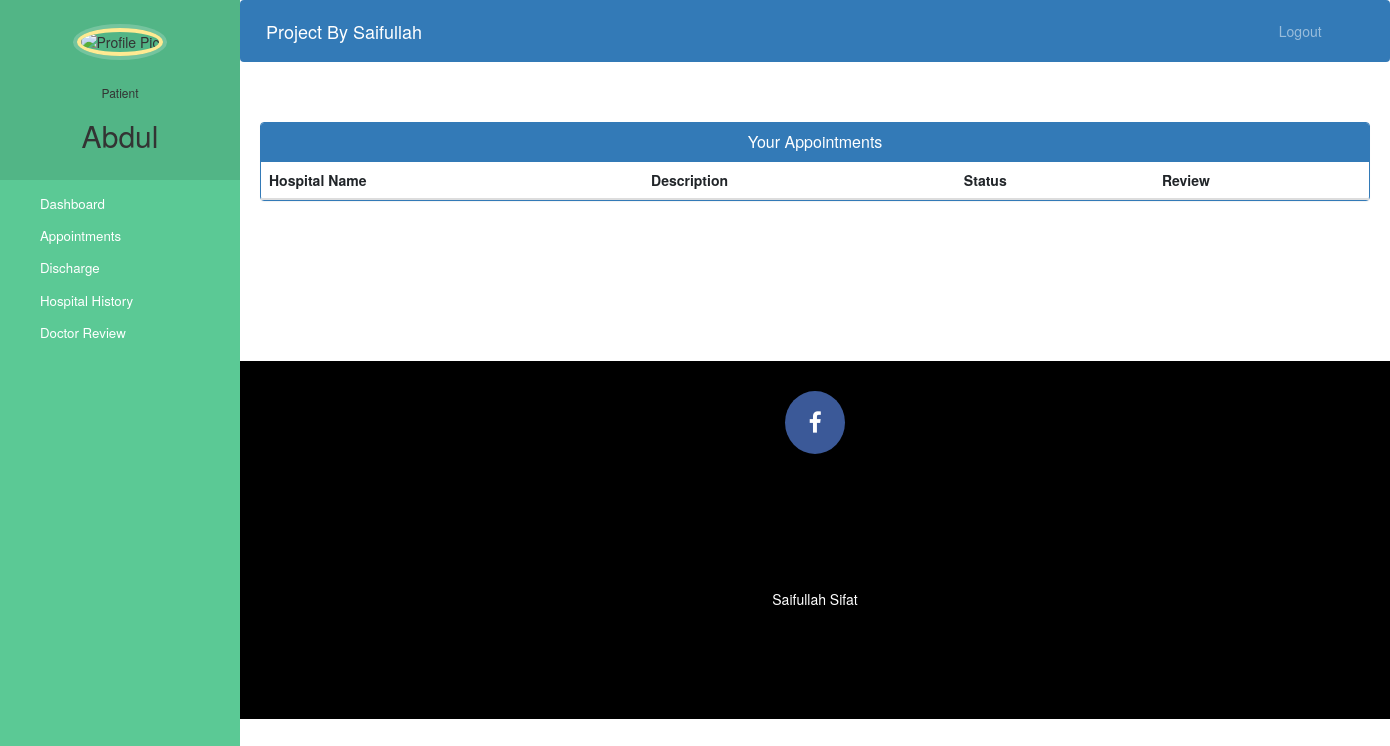
The page /patient-hospital-history (signed in) on the database as committed earlier.
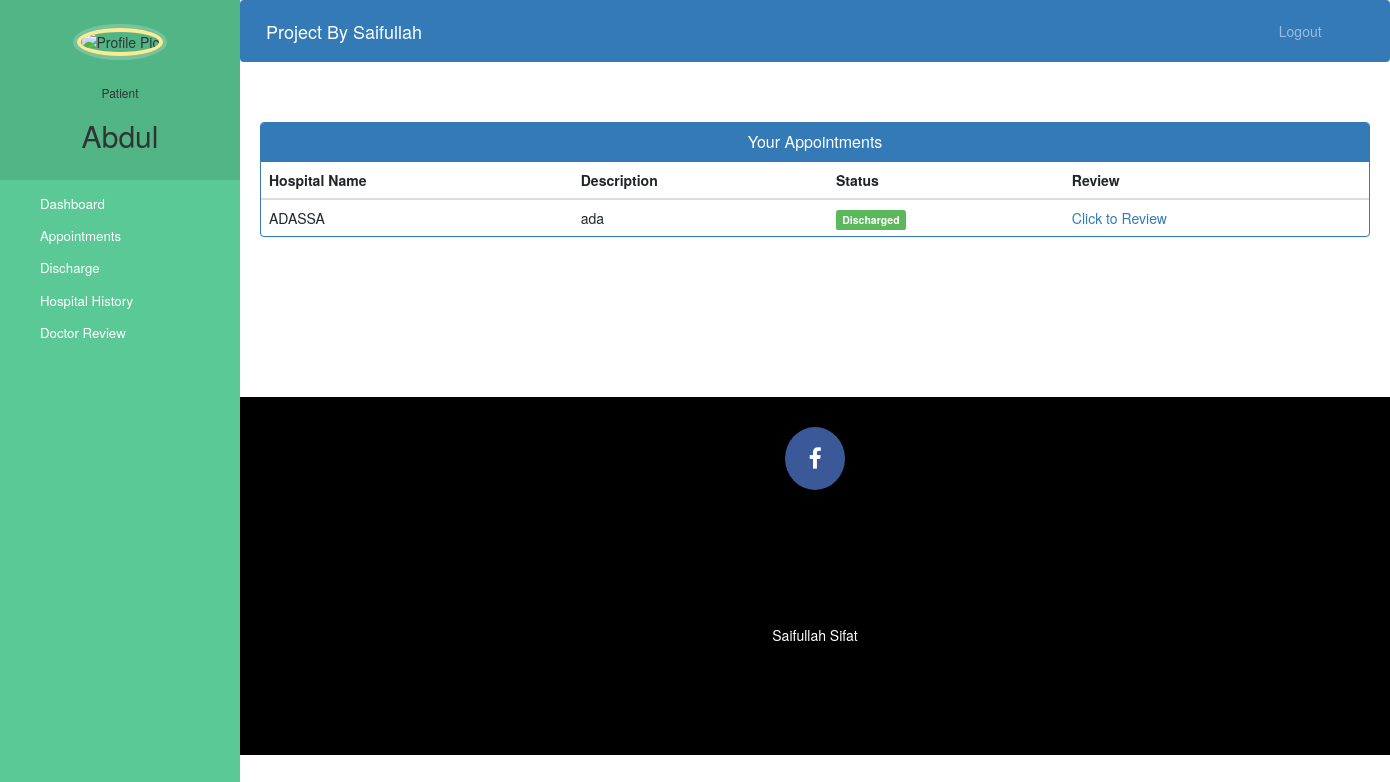
The same page on the database as committed later.
### hospital/models.py (models this page shows, shortened)
class HospitalPatient(models.Model):
    patient = models.ForeignKey(Patient,null=False, blank=False,on_delete=models.CASCADE)
    hospital = models.ForeignKey(Hospital, null=False, blank=False,on_delete=models.CASCADE)
    symptoms = models.CharField(max_length=1000,default="")
    status = models.CharField(choices=hospital_patient_status, null=False, blank=False,max_length=100)
    is_reviewed = models.BooleanField(default=False)

class Hospital(models.Model):
    user = models.OneToOneField(User, on_delete=models.CASCADE)
    hospital_name = models.CharField(max_length=40)
    profile_pic = models.ImageField(upload_to='profile_pic/HospitalProfilePic/', null=True, blank=True)
    location = models.CharField(max_length=40)
    mobile = models.CharField(max_length=20, null=True)

### hospital/views.py (the view)
# urls.py: path('patient-hospital-history', views.patient_hospital_history)
def patient_hospital_history(request):
    hospital_history = models.HospitalPatient.objects.filter(patient__user=request.user)
    dic = {
        'appointments' : hospital_history
    }
    return render(request, 'hospital/patient_hospital_history.html', context=dic)

### templates/hospital/patient_hospital_history.html (shortened to what this page needs)
{% extends 'hospital/patient_base.html' %}
{% block content %}
<head>
  <link href="//netdna.bootstrapcdn.com/bootstrap/3.0.0/css/bootstrap.min.css" rel="stylesheet" id="bootstrap-css">
</head>
<div class="container">
  <div class="panel panel-primary">
    <div class="panel-heading">
      <h6 class="panel-title">Your Appointments</h6>
    </div>
    <table class="table table-hover" id="dev-table">
      <thead>
        <tr>
          <th>Hospital Name</th>
          <th>Description</th>
          <th>Status</th>
            <th>Review</th>
        </tr>
      </thead>
      {% for a in appointments %}
      <tr>
        <td> {{a.hospital.hospital_name}}</td>
        <td>{{a.symptoms}}</td>
        {%if a.status == 'Admitted'%}
        <td> <span class="label label-primary">Admitted</span></td>
        {% else %}
        <td> <span class="label label-success">Discharged</span></td>
        {% endif %}
      <td>
          {% if not a.is_reviewed %}
          <a href="/patient-hospital-review/{{ a.id }}">Click to Review</a>
          {% else %}
          <span class="label label-success">Done</span>
          {% endif %}
      </td>
      </tr>
      {% endfor %}
    </table>
  </div>
</div>
{% endblock content %}

Rows that differ between the two databases and show on the page:
added HospitalPatient: hospital.hospital_name "ADASSA", symptoms "ada", status "Discharged"
